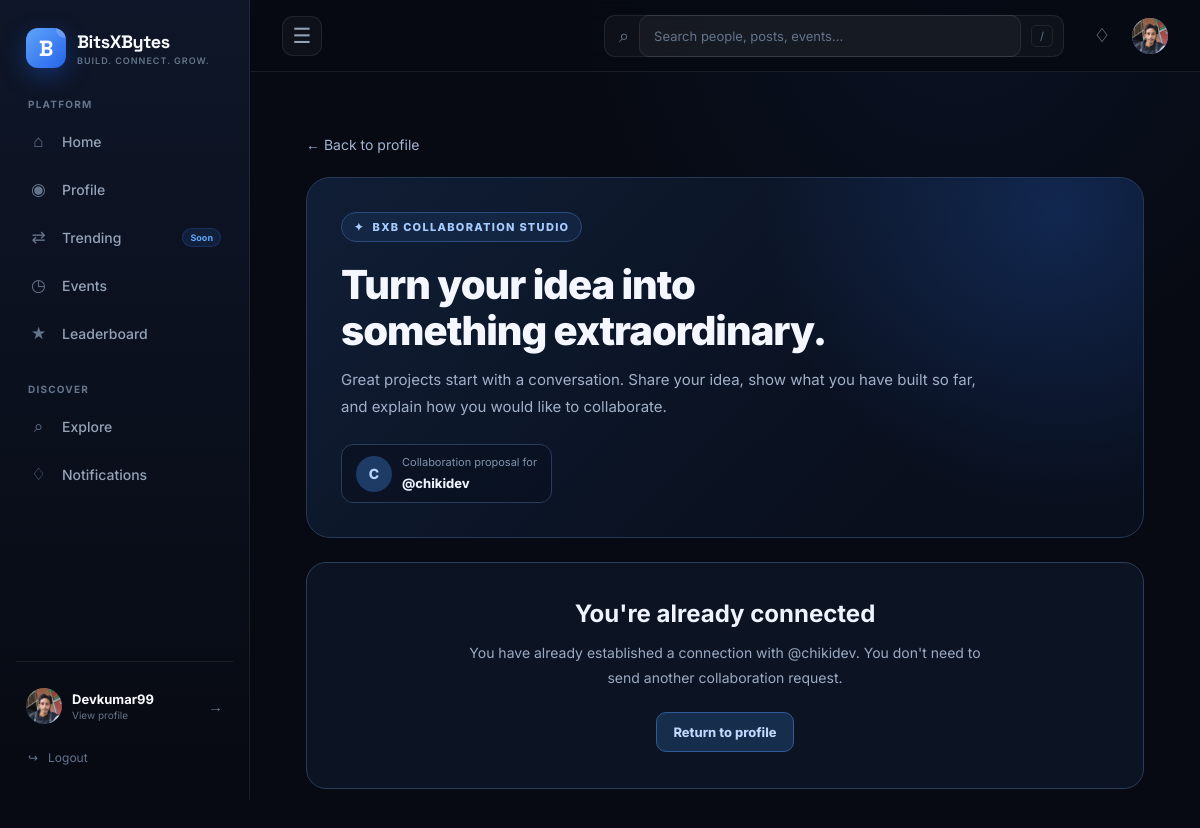
Screenshot of /handshake/collaborate/chikidev/ (signed in) with the database file from the repository.
### users/models.py (models this page shows, shortened)
class User(AbstractUser):
    email = models.EmailField(unique=True)

### profiles/models.py (models this page shows, shortened)
class Profile(models.Model):
    user = models.OneToOneField(
        settings.AUTH_USER_MODEL,
        on_delete=models.CASCADE,
        related_name='profile'
    )
    avatar = models.ImageField(
        upload_to='avatars/',
        blank=True,
        null=True
    )
    bio = models.TextField(
        max_length=500,
        blank=True
    )
    college = models.CharField(
        max_length=150,
        blank=True
    )
    course = models.CharField(
        max_length=100,
        blank=True
    )
    year = models.PositiveSmallIntegerField(
        blank=True,
        null=True
    )
    skills = models.CharField(
        max_length=500,
        blank=True
    )
    interests = models.CharField(
        max_length=500,
        blank=True
    )
    github = models.URLField(
        blank=True
    )
    linkedin = models.URLField(
        blank=True
    )
    created_at = models.DateTimeField(
        auto_now_add=True
    )
    updated_at = models.DateTimeField(
        auto_now=True
    )

### handshake/views.py (the view, shortened to what this page needs)
@login_required
def collaboration_submit(request, username):
    receiver = get_object_or_404(User, username=username)
    if receiver == request.user:
        return redirect("my_profile")
    accepted = Handshake.objects.filter(
        sender=request.user,
        receiver=receiver,
        status=Handshake.Status.ACCEPTED,
    ).exists() or Handshake.objects.filter(
        sender=receiver,
        receiver=request.user,
        status=Handshake.Status.ACCEPTED,
    ).exists()
    if accepted:
        return render(
            request,
            "handshake/collaboration_submit.html",
            {
                "receiver": receiver,
                "already_connected": True,
            },
        )

### templates/handshake/collaboration_submit.html (shortened to what this page needs)
{% extends "base.html" %}
{% block content %}
<div class="collab-page">
    <a class="collab-back"
       href="{% url 'public_profile' receiver.username %}">
        ← Back to profile
    </a>
    <header class="collab-hero">
        <span class="collab-eyebrow">
            <span aria-hidden="true">✦</span>
            BxB Collaboration Studio
        </span>
        <h1>Turn your idea into<br>something extraordinary.</h1>
        <p>
            Great projects start with a conversation. Share your idea,
            show what you have built so far, and explain how you would
            like to collaborate.
        </p>
        <div class="collab-recipient">
            <div class="recipient-avatar">
                {{ receiver.username|first|upper }}
            </div>
            <div>
                <span class="recipient-caption">Collaboration proposal for</span>
                <span class="recipient-name">@{{ receiver.username }}</span>
            </div>
        </div>
    </header>
    {% if already_connected %}
        <section class="collab-state-card">
            <h2>You're already connected</h2>
            <p>
                You have already established a connection with
                @{{ receiver.username }}. You don't need to send another
                collaboration request.
            </p>
            <a href="{% url 'public_profile' receiver.username %}">
                Return to profile
            </a>
        </section>
    {% endif %}
</div>
{% endblock %}

### templates/base.html (shortened to what this page needs)
{% load static %}
<!DOCTYPE html>
<html lang="en">
<head>
</head>
<body>
<div class="app-shell">
    <aside class="sidebar" id="bxb-sidebar">
        <a
            href="{% url 'feed' %}"
            class="brand"
        >
            <div class="brand-mark">
                <span>
                    B
                </span>
            </div>
            <div class="brand-text">
                <span class="brand-name">
                    BitsXBytes
                </span>
                <span class="brand-tagline">
                    Build. Connect. Grow.
                </span>
            </div>
        </a>
        <nav class="sidebar-nav">
            <div class="nav-section">
                <span class="nav-section-title">
                    PLATFORM
                </span>
                <a
                    href="{% url 'feed' %}"
                    class="
                        nav-item
                    "
                >
                    <span class="nav-item-icon">
                        ⌂
                    </span>
                    <span class="nav-item-label">
                        Home
                    </span>
                </a>
                {% if user.is_authenticated %}
                <a
                    href="{% url 'my_profile' %}"
                    class="
                        nav-item
                    "
                >
                    <span class="nav-item-icon">
                        ◉
                    </span>
                    <span class="nav-item-label">
                        Profile
                    </span>
                </a>
                {% endif %}
                <a
                    href="#"
                    class="nav-item"
                >
                    <span class="nav-item-icon">
                        ⇄
                    </span>
                    <span class="nav-item-label">
                        Trending
                    </span>
                    <span class="nav-badge">
                        Soon
                    </span>
                </a>
<a
    href="/events/"
    class="
        nav-item
    "
>
    <span class="nav-item-icon">
        ◷
    </span>
    <span class="nav-item-label">
        Events
    </span>
</a>
                <a
                    href="#"
                    class="nav-item"
                >
                    <span class="nav-item-icon">
                        ★
                    </span>
                    <span class="nav-item-label">
                        Leaderboard
                    </span>
                </a>
            </div>
            <div class="nav-section">
                <span class="nav-section-title">
                    DISCOVER
                </span>
                <a
                    href="#"
                    class="nav-item"
                >
                    <span class="nav-item-icon">
                        ⌕
                    </span>
                    <span class="nav-item-label">
                        Explore
                    </span>
                </a>
                {% if user.is_authenticated %}
                <a
                    href="{% url 'notification_list' %}"
                    class="
                        nav-item
                    "
                >
                    <span class="nav-item-icon">
                        ♢
                    </span>
                    <span class="nav-item-label">
                        Notifications
                    </span>
                </a>
                {% endif %}
            </div>
        </nav>
        <div class="sidebar-bottom">
            {% if user.is_authenticated %}
            <a
                href="{% url 'my_profile' %}"
                class="sidebar-user"
            >
                <div class="avatar avatar-small">
                    {% if user.profile.avatar %}
                        <img
                            src="{{ user.profile.avatar.url }}"
                            alt="{{ user.username }}"
                        >
                    {% else %}
                        <span>
                            {{ user.username|first|upper }}
                        </span>
                    {% endif %}
                </div>
                <div class="sidebar-user-info">
                    <strong>
                        {{ user.username }}
                    </strong>
                    <span>
                        View profile
                    </span>
                </div>
                <span class="sidebar-user-arrow">
                    →
                </span>
            </a>
            <a
                href="{% url 'logout' %}"
                class="logout-link"
            >
                <span>
                    ↪
                </span>
                <span class="logout-label">Logout</span>
            </a>
            {% endif %}
        </div>
    </aside>
    <div class="main-area">
        <header class="topbar">
            <div class="topbar-leading">
                <button
                    type="button"
                    class="sidebar-toggle desktop-sidebar-toggle"
                    id="sidebar-toggle"
                    aria-label="Collapse sidebar"
                    aria-controls="bxb-sidebar"
                    aria-expanded="true"
                    title="Collapse sidebar"
                >
                    <span aria-hidden="true">☰</span>
                </button>
            </div>
            <form
                class="topbar-search"
                action="{% url 'search' %}"
                method="get"
                autocomplete="off"
            >
                <span class="search-icon">
                    ⌕
                </span>
                <input
                    type="text"
                    name="q"
                    placeholder="Search people, posts, events..."
                    id="global-search-input"
                    autocomplete="off"
                    aria-label="Search BitsXBytes"
                    aria-expanded="false"
                    aria-controls="search-suggestions"
                >
                <span class="search-shortcut">
                    /
                </span>
            </form>
            <div class="topbar-actions">
                {% if user.is_authenticated %}
                <a
                    href="{% url 'notification_list' %}"
                    class="
                        topbar-icon-button
                        topbar-notification-link
                    "
                    title="Notifications"
                    aria-label="Notifications"
                >
                    ♢
                </a>
                <a
                    href="{% url 'my_profile' %}"
                    class="topbar-profile"
                    title="Profile"
                >
                    <div class="avatar avatar-small">
                        {% if user.profile.avatar %}
                            <img
                                src="{{ user.profile.avatar.url }}"
                                alt="{{ user.username }}"
                            >
                        {% else %}
                            <span>
                                {{ user.username|first|upper }}
                            </span>
                        {% endif %}
                    </div>
                </a>
                {% endif %}
            </div>
        </header>
        <main class="page-content">
            {% block content %}
            {% endblock %}
        </main>
    </div>
</div>
</body>
</html>

### templates/handshake/collaboration_submit.html (style rules this page uses)
.collab-page, .collab-page * { box-sizing: border-box; }
.collab-page { width: 100%; max-width: 1050px; margin: 0 auto; padding: 28px 24px 60px; color: #e8eefc; }
.collab-back { display: inline-flex; align-items: center; gap: 8px; margin-bottom: 24px; color: #a4b5d1; text-decoration: none; font-size: 14px; transition: color .2s; }
.collab-hero { position: relative; overflow: hidden; padding: 34px; margin-bottom: 24px; border: 1px solid #243957; border-radius: 24px; background: radial-gradient( circle at 90% 10%, rgba(42, 111, 232, .24), transparent 36% ), linear-gradient(135deg, #101e35, #090f1d 75%); }
.collab-eyebrow { display: inline-flex; align-items: center; gap: 8px; padding: 7px 12px; border: 1px solid #294c7d; border-radius: 999px; background: rgba(30, 64, 115, .28); color: #a8cbff; font-size: 11px; font-weight: 800; letter-spacing: 1.3px; text-transform: uppercase; }
.collab-hero h1 { margin: 20px 0 12px; color: #f4f7ff; font-size: clamp(28px, 4vw, 40px); font-weight: 850; line-height: 1.15; letter-spacing: -1px; }
.collab-hero p { max-width: 650px; margin: 0; color: #a1b0c9; font-size: 15px; line-height: 1.8; }
.collab-recipient { display: inline-flex; align-items: center; gap: 10px; margin-top: 24px; padding: 10px 14px; border: 1px solid #293c5b; border-radius: 12px; background: rgba(8, 16, 31, .65); }
.recipient-avatar { display: flex; align-items: center; justify-content: center; width: 36px; height: 36px; border-radius: 50%; background: #1d3b65; color: #b9d5ff; font-size: 14px; font-weight: 800; }
.recipient-caption { display: block; margin-bottom: 3px; color: #8192ae; font-size: 11px; }
.recipient-name { color: #eef4ff; font-size: 13px; font-weight: 750; }
.collab-state-card { padding: 36px; border: 1px solid #293d5a; border-radius: 20px; background: #0c1424; text-align: center; }
.collab-state-card h2 { margin: 0 0 12px; color: #eff4ff; }
.collab-state-card p { margin: 0 auto 22px; max-width: 540px; color: #9baac1; font-size: 14px; line-height: 1.8; }
.collab-state-card a { display: inline-flex; padding: 11px 16px; border: 1px solid #315b98; border-radius: 10px; background: #172d4c; color: #c1d9ff; font-size: 13px; font-weight: 750; text-decoration: none; }

### rows the page displays
User: profile.avatar (picture), username "Devkumar99"
User: username|first "C", username "chikidev"
